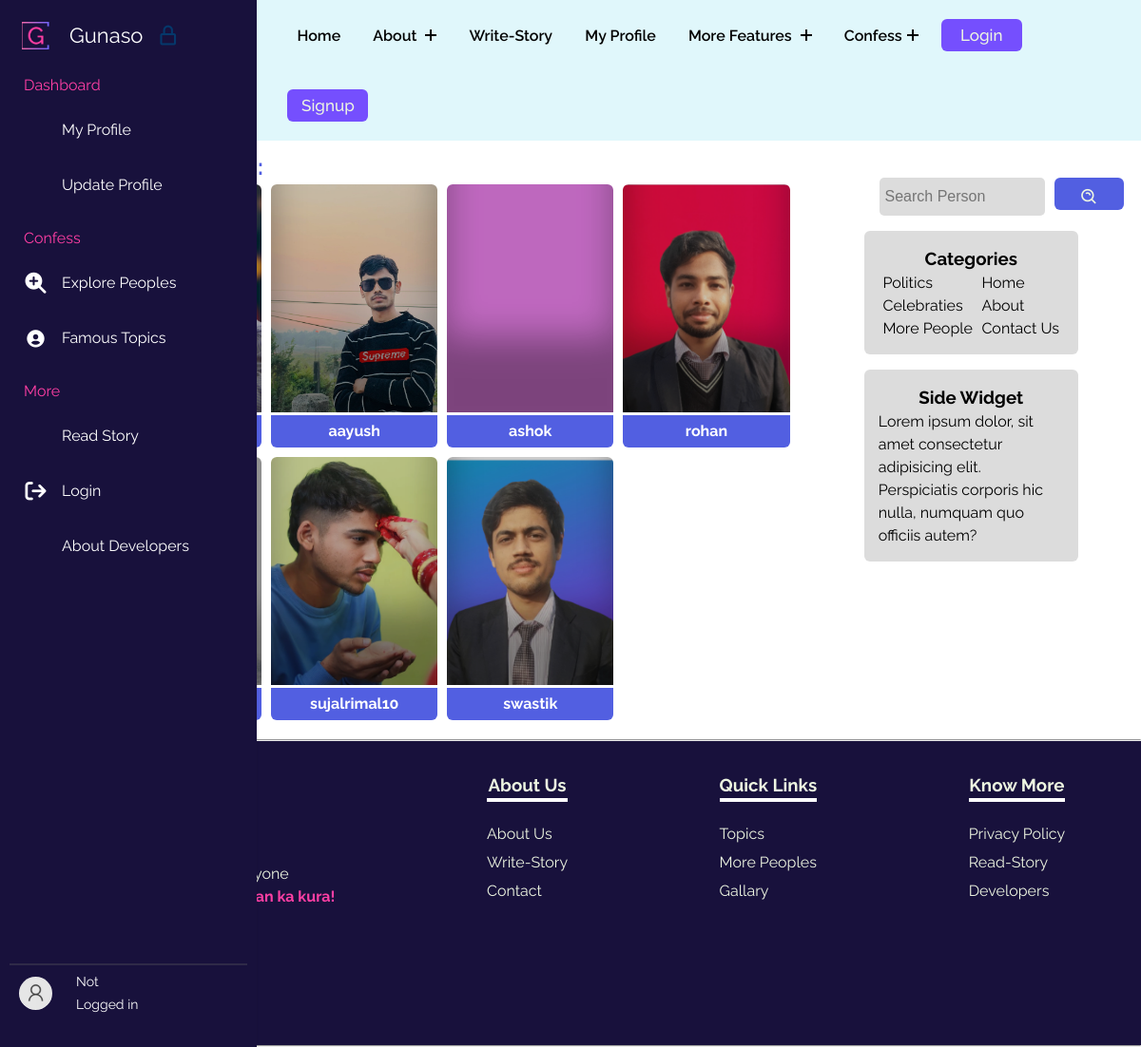
The page /searchperson/ on the database its author committed.
### gunasoApp/models.py (models this page shows, shortened)
class Profile(models.Model):
    user = models.OneToOneField(User, on_delete=models.CASCADE, related_name="Profile")
    image = models.ImageField(upload_to="gunasoApp/images/loggeduserImages", blank=True, default="upload-image")

### gunasoApp/views.py (the view, shortened to what this page needs)
# urls.py: path('searchperson/', views.searchperson, name="searchperson"),
def searchperson(request):
    query = request.GET.get('query', '')
    if len(query) > 100:
        allPerson = Profile.objects.none()
    else:
        try:
            user_id = int(query)
            person = Profile.objects.filter(user_id=user_id)
        except ValueError:
            person = Profile.objects.none()
        if request.user.is_anonymous:
            allPersonContent = Profile.objects.filter(user__username__icontains=query)
            allPerson = person.union(allPersonContent)
            params = {'allPerson': allPerson, 'query': query}
    return render(request, 'searchperson.html', params)

### templates/searchperson.html (shortened to what this page needs)
{% extends 'base.html' %}
{% load static %}
    {% block base_style%}
    {{ block.super }}
    <link rel="stylesheet" href="{% static 'styles/persons.css' %}">
    {% endblock base_style%}
    {% block content %}
    <div class="famoustopicsmain">
        <div class="containflex">
            <div class="leftside">
                <h2>Search <span class="blue">Results:</span></h2>
                    <div class="gridcontain">
                        {% for profile in allPerson %}
                        <div data-aos="fade-up">
                            <div class="card" style="background-image: url(../media/{{profile.image}});">
                            </div>
                            <div class="linksbtns">
                                <a class="usernameanchor" href="../user/{{ profile.user }}">{{ profile.user }}</a>
                            </div>
                        </div>
                        {% endfor %}
                    </div>
            </div>
            <div class="rightside">
                <div class="searchdiv">
                    <form method="get" action="{% url 'searchperson' %}">
                        <input class="searchinp" type="search" placeholder="Search Person" aria-label="Search"
                            name="query" id="query">
                        <button class="copybtn" type="submit" style="margin: 0;">
                            <i class='bx bx-search-alt'></i>
                        </button>
                    </form>
                </div>
                <div class="catandside">
                    <div class="categoriesdiv">
                        <h3>Categories</h3>
                        <div class="uls">
                            <ul class="lineone">
                                <li><a href="#">Politics</a></li>
                                <li><a href="#">Celebraties</a></li>
                                <li><a href="#">More People</a></li>
                            </ul>
                            <ul class="lineone">
                                <li><a href="/">Home</a></li>
                                <li><a href="/about">About</a></li>
                                <li><a href="/">Contact Us</a></li>
                            </ul>
                        </div>
                    </div>
                    <div class="categoriesdiv">
                        <h3>Side Widget</h3>
                        <p>Lorem ipsum dolor, sit amet consectetur adipisicing elit. Perspiciatis corporis hic nulla,
                            numquam quo officiis autem?</p>
                    </div>
                </div>
            </div>
        </div>
    </div>
    {% endblock %}

### static/styles/base.css (style rules this page uses)
:root { --dark: #754ffe; --darkgreen: #379683; --bcolor: #5CDB95; --cooltexr: #4a4b65; --backupgreen: #8EE4AF; --para: #EDF5E1; --mainheading: #FFF; --hotish: #FF3FA4; --skyblue: #525FE1; --footer: #18113c; }
body { line-height: 1.5; font-family: "Raleway", sans-serif; font-weight: 400; }
* { margin: 0; padding: 0; box-sizing: border-box; }
ul { z-index: 11; list-style: none; margin: 0; padding: 0; }
a { text-decoration: none; }
input, textarea, button, select, a, i { -webkit-tap-highlight-color: transparent; }
button { cursor: pointer; background-color: #754ffe; font-family: inherit; display: inline-block; width: 5em; height: 2em; line-height: 1.9em; margin: 20px; position: relative; overflow: hidden; border: 2px solid var(--color); transition: color .5s; font-size: 17px; border-radius: 6px; font-weight: 500; color: var(--para); }
button:before { content: ""; position: absolute; z-index: -1; background: var(--skyblue); height: 150px; width: 200px; border-radius: 50%; }
button:before { top: 100%; left: 100%; transition: all .7s; }

### static/styles/persons.css (style rules this page uses)
* { margin: 0; padding: 0; box-sizing: border-box; }
:root { --dark: #05386B; --darkgreen: #379683; --bcolor: #5CDB95; --backupgreen: #8EE4AF; --para: #EDF5E1; --mainheading: #FFF; --hotish: #FF3FA4; --skyblue: #525FE1; --deepdark: #1010; }
.blue { color: var(--skyblue); }
.copybtn { cursor: pointer; background-color: var(--skyblue); font-family: inherit; display: inline-block; width: 5em; height: 2em; line-height: 1.9em; margin: 10px 0; position: relative; overflow: hidden; border: 2px solid var(--color); transition: color .5s; z-index: 1; font-size: 17px; border-radius: 6px; font-weight: 500; color: var(--para); }
.copybtn:before { content: ""; position: absolute; z-index: -1; background: var(--skyblue); height: 150px; width: 200px; border-radius: 50%; }
.copybtn:before { top: 100%; left: 100%; transition: all .7s; }
.famoustopicsmain { margin: 0 .5rem 0 5rem; }
.containflex { padding: 10px; display: flex; gap: 20px; }
.gridcontain { display: grid; gap: 10px; grid-template-columns: repeat(4, 1fr) }
.card { padding: 6px; height: 30vh; border-top-left-radius: 6px; border-top-right-radius: 6px; box-shadow: rgba(0, 0, 0, 0.35) 0px -80px 36px -1px inset; background-color: violet; background-size: cover; background-position: center; background-repeat: no-repeat; filter: brightness(80%); }
a { text-decoration: none; }
.usernameanchor { display: flex; justify-content: center; font-weight: bold; margin-top: 3px; font-size: 16px; background-color: var(--skyblue); padding: 5px 10px; border-bottom-left-radius: 6px; border-bottom-right-radius: 6px; width: inherit; color: #ffffff; }
.linksbtns { display: flex; flex-direction: column; gap: 5px; }
.leftside { padding: 0 10px 10px 10px; flex-basis: 70%; }
.rightside { padding-top: 13px; flex-basis: 30%; border-radius: 6px; }
.searchdiv { margin-top: 1rem; display: flex; align-items: center; margin-left: 4rem; }
.searchdiv form { display: flex; gap: 10px; }
.searchdiv i { line-height: 5vh; font-size: 20px; }
.searchinp { padding: 6px; width: 78%; background-color: gainsboro; height: 5vh; }
.searchinp { border: none; font-size: 16px; border-radius: 5px; }
.catandside { display: flex; flex-direction: column; align-items: center; }
.categoriesdiv { margin-top: 1rem; border-radius: 6px; padding: 15px; background-color: gainsboro; text-align: center; width: 70%; }
.categoriesdiv p { text-align: left; }
.uls { display: flex; justify-content: space-around; }
.uls ul { text-align: left; }
.uls ul li a { text-decoration: none; color: #000; cursor: pointer; }

### rows shown on the page
Profile: image (picture), user "aayush"
Profile: user "ashok"
Profile: image (picture), user "rohan"
Profile: image (picture), user "sujalrimal10"
Profile: image (picture), user "swastik"
